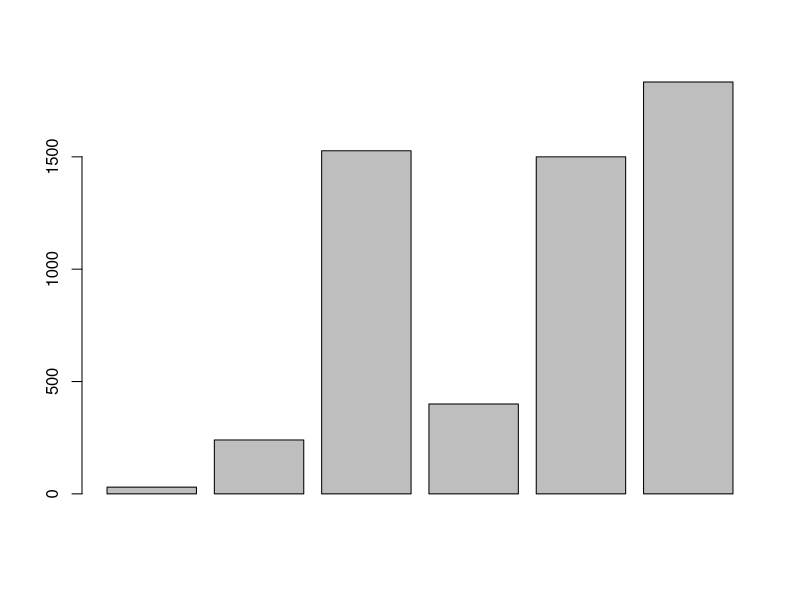
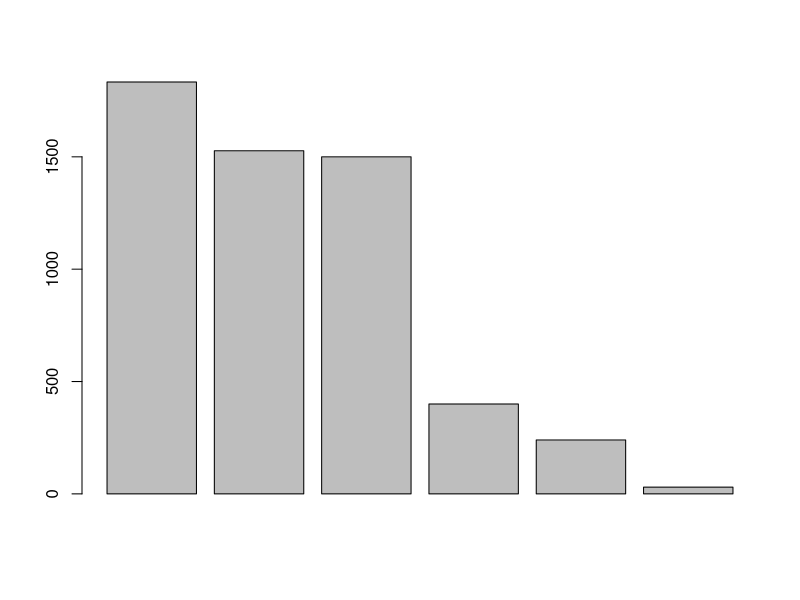
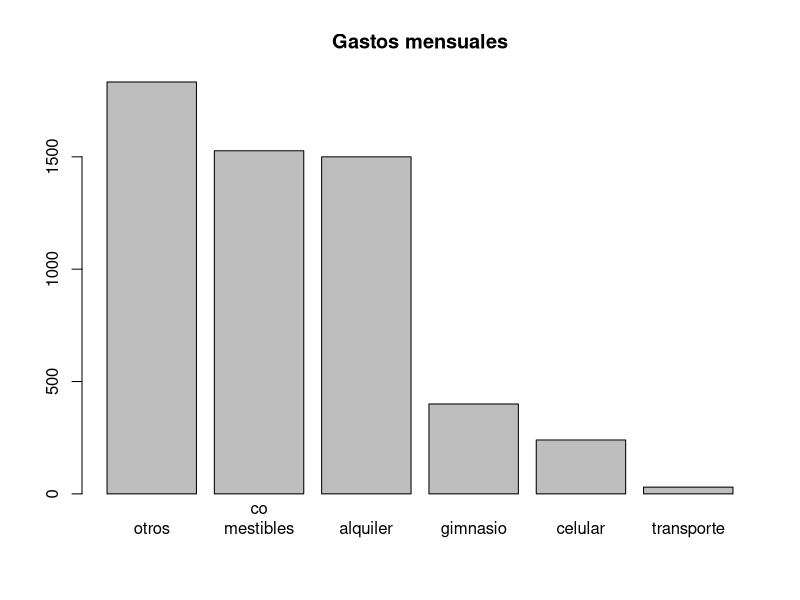

Write R code to recreate these figures, in order.
# Gastos mensuales
300 + 240 + 1527 + 400 + 1500 + 1833
## [1] 5800
celular <- 300
celular
## [1] 300
transporte <- 240
comestibles <- 1527
gimnasio <- 400
alquiler <- 1500
otros <- 1833
total <- celular+transporte+comestibles+gimnasio+alquiler+otros
semestre <- total*5
anual <- total*10
#valor absoluto
abs(10)
## [1] 10
abs(-4)
## [1] 4
#Raiz cuadrada 
sqrt(9)
## [1] 3
#logaritmo natural
log(2)
## [1] 0.6931472
2*9
## [1] 18
4+5 #tambien se puede colocar un comentario
## [1] 9
celular <- 30
Celular <- 300
CELULAR <- 8000
celular+Celular
## [1] 600
CELULAR-celular
## [1] 7700
help(abs)
## starting httpd help server ... done
help(mean)
?abs
?mean
help.search("absolute")
gastos <- c(celular, transporte,comestibles,gimnasio,alquiler,otros)
gastos
## [1] 300 240 1527 400 1500 1833
barplot(gastos)
?sort
gastos_ord <- sort(gastos,decreasing = TRUE)
sort(gastos)
## [1] 240 300 400 1500 1527 1833
gastos_ord <- sort(gastos, decreasing = TRUE)
barplot(gastos_ord)
help("barplot")
barplot(gastos_ord, main = "Gastos mensuales", names.arg = c("otros", "co
mestibles", 
                                                             "alquiler", 
                                                             "gimnasio",
                                                             "celular", "
transporte"))        